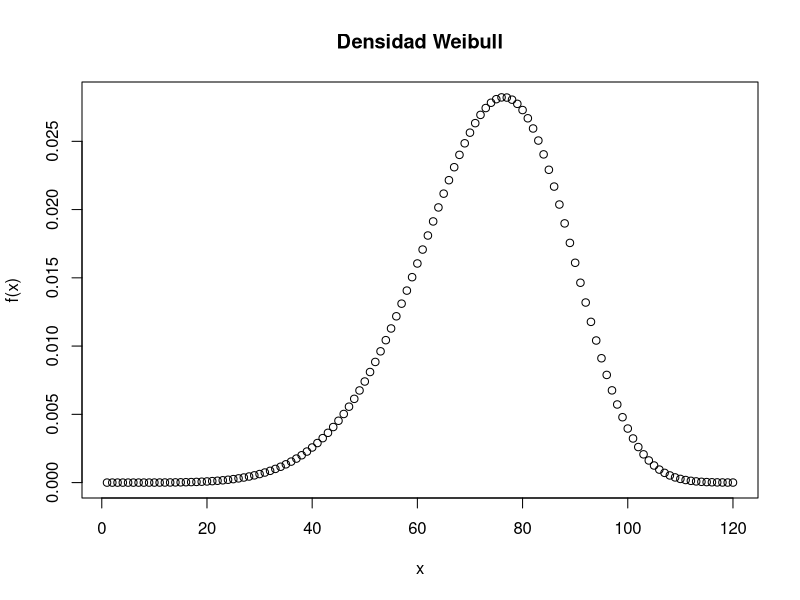
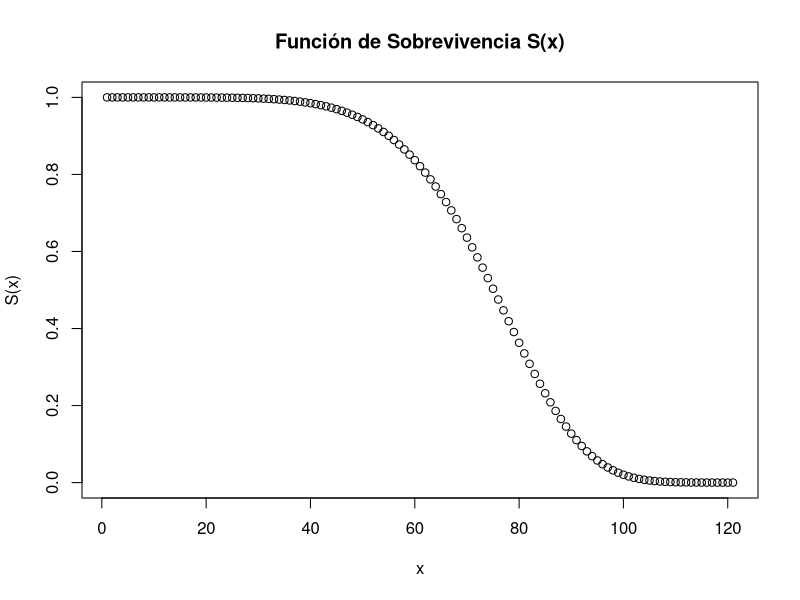
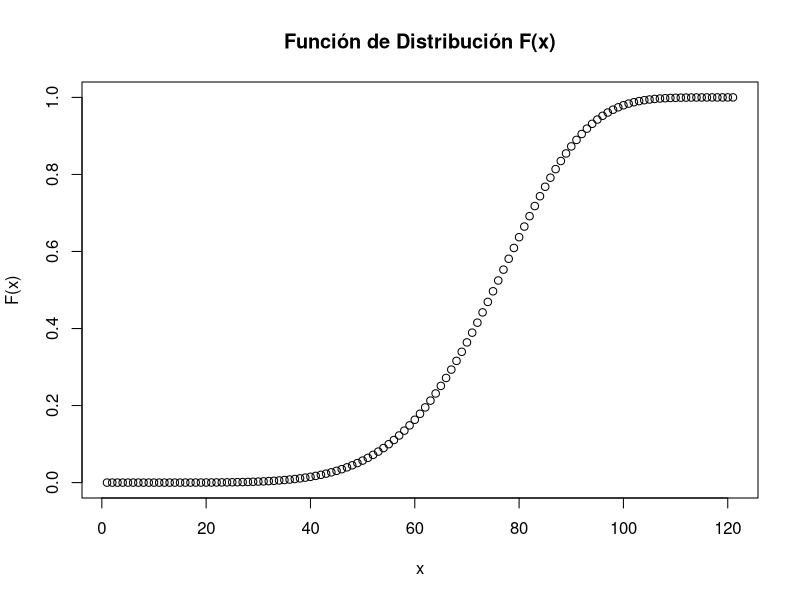
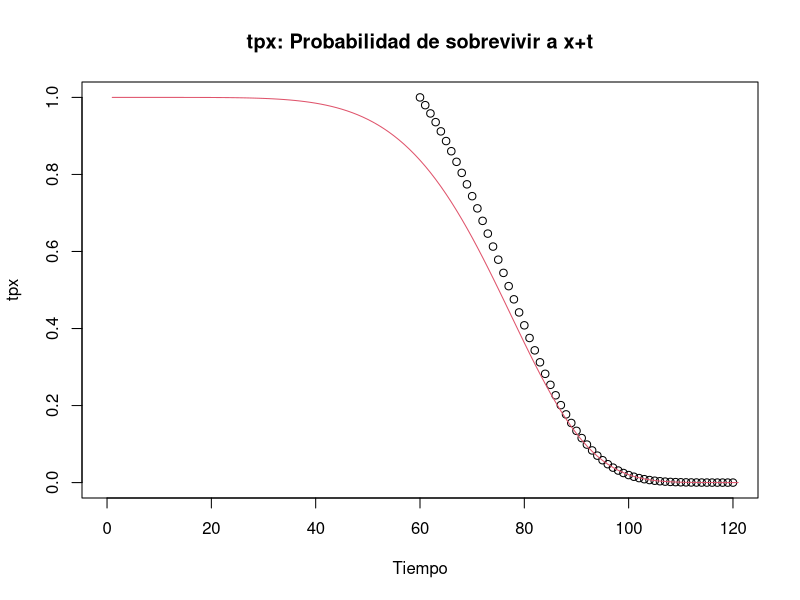
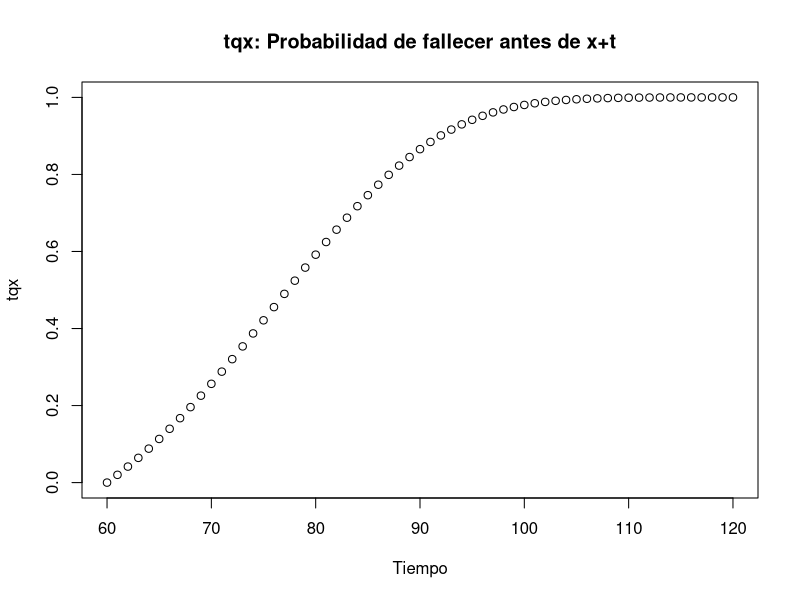
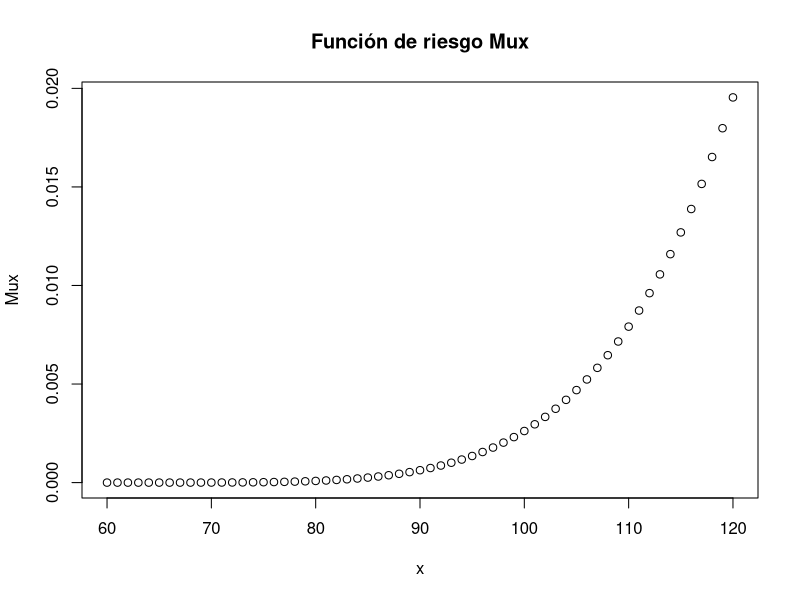
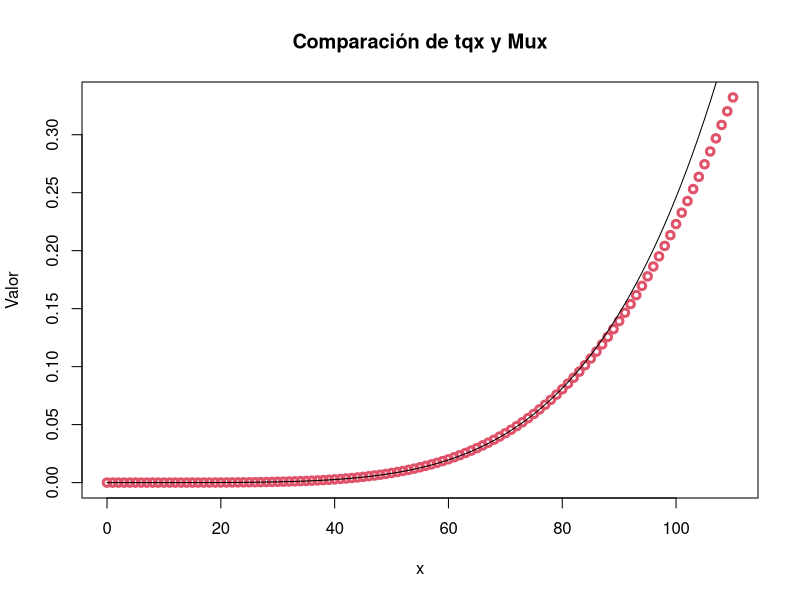
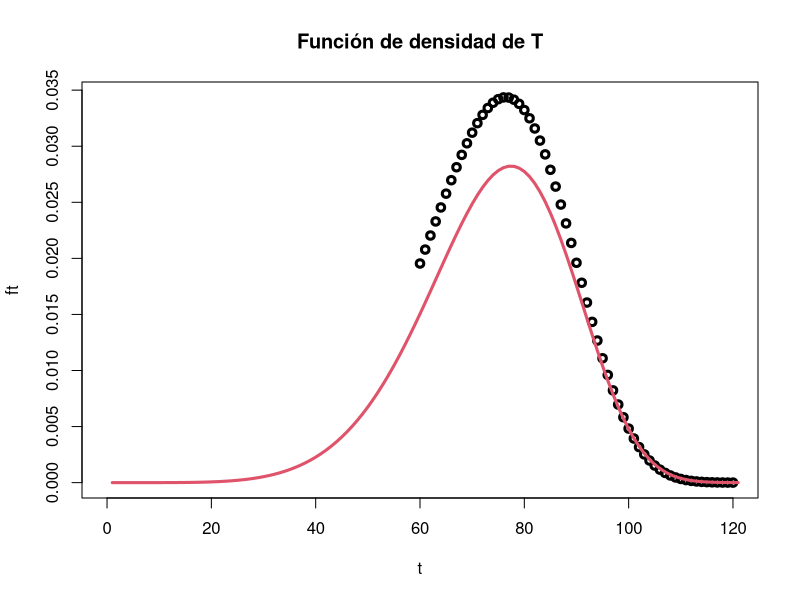

Generate these figures, in order, with R:
## ---- chunk 1
# Limpieza del entorno
rm(list = ls(all = TRUE))
## ---- chunk 2
# Parámetros estimados de la densidad Weibull
a <- 5.958716
b <- 78.82047

# Función de densidad de X, f(x)
fx <- function(x) {
  (a / b) * (x / b)^(a - 1) * exp(- (x / b)^a)
}

# Verificación de la densidad integrando f(x) de 0 a infinito y de 0 a w
integrate(fx, lower = 0, upper = Inf)

w <- 120
integrate(fx, lower = 0, upper = w)

# Gráfica de la densidad Weibull para x = 1,2,...,w
plot(fx(1:w), main = "Densidad Weibull", xlab = "x", ylab = "f(x)")
## ---- chunk 3
# Función de sobrevivencia de X, S(x)
Sx <- function(x) {
  exp(-(x / b)^a)
}

# Gráfica de la función de sobrevivencia
plot(Sx(0:w), main = "Función de Sobrevivencia S(x)", xlab = "x", ylab = "S(x)")
Sx(0); Sx(w)

# Función de distribución de X, F(x) = 1 - S(x)
Fx <- function(x) {
  1 - Sx(x)
}

# Gráfica de la función de distribución
plot(Fx(0:w), main = "Función de Distribución F(x)", xlab = "x", ylab = "F(x)")
Fx(0); Fx(w)
## ---- chunk 4
# Edad inicial para el análisis
x <- 60

# tpx: Probabilidad condicional de sobrevivir a "x+t" dado que se sobrevive a "x"
tpx <- function(x, t) {
  Sx(x + t) / Sx(x)
}

# Gráfica de tpx
plot(c(x:w), tpx(x, 0:(w - x)), main = "tpx: Probabilidad de sobrevivir a x+t",
     xlab = "Tiempo", ylab = "tpx", xlim = c(0, w))
lines(Sx(0:w), col = 2)

# tqx: Probabilidad condicional de fallar antes de "x+t" dado que se sobrevive a "x"
tqx <- function(x, t) {
  (Sx(x) - Sx(x + t)) / Sx(x)
}

# Gráfica de tqx
plot(c(x:w), tqx(x, 0:(w - x)), main = "tqx: Probabilidad de fallecer antes de x+t",
     xlab = "Tiempo", ylab = "tqx")

# Función de riesgo Mux1 y su versión simplificada Mux
Mux1 <- function(x) {
  fx(x) / Sx(x)
}

Mux <- function(x) {
  (a / b) * (x / b)^(a - 1)
}

Mux1(x); Mux(x)
plot(c(x:w), Mux(0:(w - x)), main = "Función de riesgo Mux", xlab = "x", ylab = "Mux")

# Comparación de Mu con tqx
plot(c(0:110), tqx(0:110, 1), col = 2, lwd = 3,
     main = "Comparación de tqx y Mux",
     xlab = "x", ylab = "Valor")
lines(c(0:110), Mux(0:110))

# Función de densidad de T, f(t)
ft <- function(t) {
  tpx(x, t) * Mux(x + t)
}

integrate(ft, lower = 0, upper = Inf)
plot(c(x:w), ft(0:(w - x)), xlim = c(0, w), lwd = 3,
     main = "Función de densidad de T", xlab = "t", ylab = "ft")
lines(fx(0:w), col = 2, lwd = 3)
## ---- chunk 5
p1a1 <- Fx(60.0833) - Fx(60)
p1a2 <- Sx(60) - Sx(60.0833)
p1a1; p1a2
## ---- chunk 6
delta <- 1/12
p1b <- fx(60) * delta
p1b
## ---- chunk 7
p1c1 <- Fx(80.0833) - Fx(80)
p1c2 <- Sx(80) - Sx(80.0833)
p1c1; p1c2
## ---- chunk 8
# Usando diferencia de la función de distribución
p2a1 <- (Fx(60.0833) - Fx(60)) / Sx(60)

# Alternativamente: integrar la densidad
numerador <- integrate(fx, lower = 60, upper = 60.0833)$value
denominador <- integrate(fx, lower = 60, upper = Inf)$value
p2a_alt <- numerador / denominador

p2a1; p2a_alt
## ---- chunk 9
# Cálculo directo de la probabilidad mediante la integral de f_T(t)
p2b <- integrate(ft, lower = 0, upper = 0.0833)$value
p2b
## ---- chunk 10
p2c <- Mux(60) * 0.0833
p2c
## ---- chunk 11
p2d <- (Fx(80.0833) - Fx(80)) / Sx(80)
p2d
## ---- chunk 12
p3a <- (Fx(80.0833) - Fx(80)) / Sx(60)
p3a
## ---- chunk 13
p3b <- integrate(ft, lower = 20, upper = 20.0833)$value
p3b
## ---- chunk 14
p3c <- Mux(80) * 0.0833
p3c
## ---- chunk 15
e0 <- integrate(Sx, lower = 0, upper = Inf)$value
e20 <- integrate(Sx, lower = 20, upper = Inf)$value / Sx(20)
e60 <- integrate(Sx, lower = 60, upper = Inf)$value / Sx(60)
e0; e20; e60
## ---- chunk 16
e60_10 <- integrate(function(t) t * ft(t), lower = 0, upper = 10)$value + 10 * tpx(60, 10)
e60_10
## ---- chunk 17
p5a <- ((Mux(60) + Mux(60.0833)) / 2) * 0.0833
p5a
## ---- chunk 18
p5b <- (Mux(60) * 0.0833) / (1 + (Mux(60) * 0.0833) / 2)
p5b
## ---- chunk 19
p5c <- 1 - exp(-Mux(60) * 0.0833)
p5c
## ---- chunk 20
# Función para generar tabla de mortalidad
CrearTablaMortalidad <- function(w, l0 = 100000, fx, Sx, tpx, tqx) {
  x <- 1:w
  fx_v <- fx(x)
  Sx_v <- Sx(x)
  Fx_v <- 1 - Sx_v
  px_v <- tpx(x, 1)
  qx_v <- tqx(x, 1)
  lx <- numeric(w)
  lx[1] <- l0
  for (i in 2:w) {
    lx[i] <- lx[i - 1] * px_v[i - 1]
  }
  dx <- lx * qx_v
  data.frame(
    edad = x, fx = fx_v, Fx = Fx_v, px = px_v, qx = qx_v, Sx = round(Sx_v,6), lx = round(lx), dx = round(dx)
  )
}

# Generar la tabla usando Weibull y cohorte inicial de 100000
tabla <- CrearTablaMortalidad(
  w = 120, l0 = 100000,
  fx = fx, Sx = Sx, tpx = tpx, tqx = tqx
)

# Mostrar la tabla
print(tabla)
